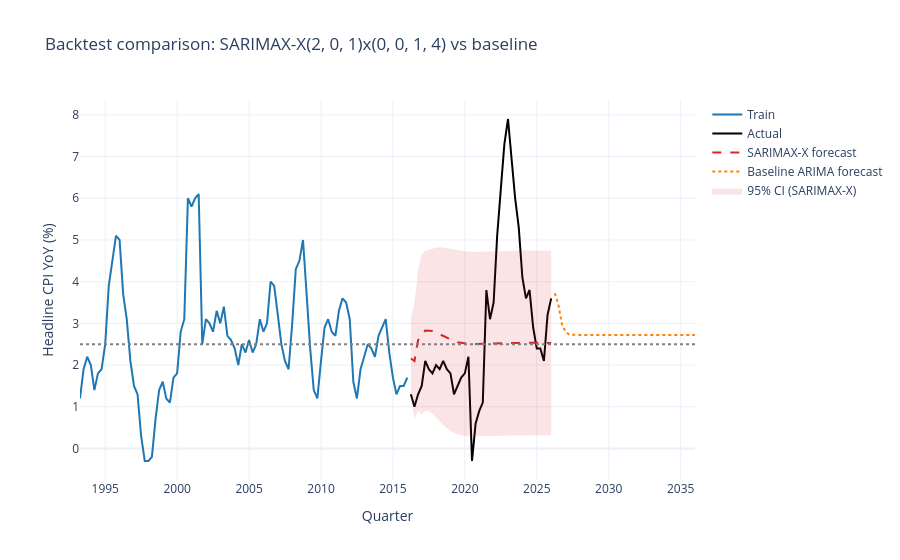

Notebook code for this chart:
### Markdown cell above
# SARIMAX-X with trimmed mean exogenous (robustness check)

Same target (`headline_yoy`), same training window (1993-Q1 to 2025-Q4), but adds **trimmed mean YoY** as an exogenous regressor. Economic logic: headline = underlying signal (trimmed mean) + transitory shocks (fuel, fresh food, regulated prices). Including trimmed mean explicitly should improve the near-term forecast.

For multi-step forecasting we need future trimmed-mean values. We forecast it with its own univariate ARIMA first, then feed those forecasts in as exogenous to the headline model.

**Sample note:** trimmed mean starts 1983, so the merged sample is unchanged from the ARIMA cells — 1993-Q1 onwards (n=132).

### Code cell
# ===== SARIMAX-X backtest: 1993-2015 train, 2016-2025 test =====

# Step 1 — forecast trimmed mean separately (small ARIMA, AIC-selected)
tm_train = df.loc[TRAIN_START:BACKTEST_END, 'trimmed_mean_yoy'].dropna()
tm_test  = df.loc['2016-01-01':CUTOFF, 'trimmed_mean_yoy'].dropna()

tm_results = []
for p, d, q in product(range(0, 3), range(0, 2), range(0, 3)):
    if p == 0 and q == 0: continue
    try:
        m = SARIMAX(tm_train, order=(p, d, q), seasonal_order=(0, 0, 1, 4),
                    enforce_stationarity=False, enforce_invertibility=False).fit(disp=False)
        tm_results.append({'order': (p, d, q), 'aic': m.aic})
    except Exception:
        continue
tm_best_order = pd.DataFrame(tm_results).sort_values('aic').iloc[0]['order']
print(f'Trimmed mean ARIMA: {tm_best_order}x(0,0,1,4)')

tm_model = SARIMAX(tm_train, order=tm_best_order, seasonal_order=(0, 0, 1, 4),
                   enforce_stationarity=False, enforce_invertibility=False).fit(disp=False)
tm_forecast = tm_model.get_forecast(steps=len(tm_test)).predicted_mean.values

# Step 2 — fit headline SARIMAX-X using actual trimmed mean as exog over training
hl_train = df.loc[TRAIN_START:BACKTEST_END, 'headline_yoy'].dropna()
hl_test  = df.loc['2016-01-01':CUTOFF, 'headline_yoy'].dropna()
exog_train = df.loc[hl_train.index, 'trimmed_mean_yoy'].values.reshape(-1, 1)

# Grid search over headline orders, trimmed mean is in exog
hlx_results = []
for p, d, q, P, D, Q in product(range(0, 3), range(0, 2), range(0, 3),
                                 range(0, 2), range(0, 2), range(0, 2)):
    if p == 0 and q == 0 and P == 0 and Q == 0: continue
    try:
        m = SARIMAX(hl_train, exog=exog_train, order=(p, d, q),
                    seasonal_order=(P, D, Q, 4),
                    enforce_stationarity=False, enforce_invertibility=False).fit(disp=False)
        hlx_results.append({'order': (p, d, q), 'seasonal': (P, D, Q, 4), 'aic': m.aic})
    except Exception:
        continue
hlx_df = pd.DataFrame(hlx_results).sort_values('aic').reset_index(drop=True)
print('\nTop 5 SARIMAX-X models by AIC:')
print(hlx_df.head().to_string(index=False))

best_x_order    = hlx_df.iloc[0]['order']
best_x_seasonal = hlx_df.iloc[0]['seasonal']

# Step 3 — refit best, forecast headline using forecasted trimmed mean as exog
best_x = SARIMAX(hl_train, exog=exog_train, order=best_x_order,
                 seasonal_order=best_x_seasonal,
                 enforce_stationarity=False, enforce_invertibility=False).fit(disp=False)

exog_test = tm_forecast.reshape(-1, 1)
fcx_obj = best_x.get_forecast(steps=len(hl_test), exog=exog_test)
fcx_mean = fcx_obj.predicted_mean
fcx_ci80 = fcx_obj.conf_int(alpha=0.20)
fcx_ci95 = fcx_obj.conf_int(alpha=0.05)

# Step 4 — metrics, compare to baseline ARIMA
actual = hl_test.values
predicted = fcx_mean.values
rmse_x = np.sqrt(np.mean((actual - predicted)**2))
mae_x  = np.mean(np.abs(actual - predicted))
print(f'\nSARIMAX-X backtest: RMSE={rmse_x:.3f} pp, MAE={mae_x:.3f} pp')
print(f'Baseline ARIMA:     RMSE={rmse:.3f} pp, MAE={mae:.3f} pp')
print(f'Improvement:        RMSE Δ={rmse - rmse_x:+.3f} pp, MAE Δ={mae - mae_x:+.3f} pp')

# Step 5 — overlay both backtests on one chart
fig_btx = go.Figure()
fig_btx.add_trace(go.Scatter(x=hl_train.index, y=hl_train.values, mode='lines',
                             name='Train', line=dict(color='#1f77b4')))
fig_btx.add_trace(go.Scatter(x=hl_test.index, y=hl_test.values, mode='lines',
                             name='Actual', line=dict(color='black', width=2)))
fig_btx.add_trace(go.Scatter(x=hl_test.index, y=predicted, mode='lines',
                             name='SARIMAX-X forecast',
                             line=dict(color='#d62728', dash='dash', width=2)))
fig_btx.add_trace(go.Scatter(x=fc_idx, y=fc_mean.values, mode='lines',
                             name='Baseline ARIMA forecast',
                             line=dict(color='#ff7f0e', dash='dot', width=2)))
fig_btx.add_trace(go.Scatter(x=list(hl_test.index) + list(hl_test.index[::-1]),
                             y=list(fcx_ci95.iloc[:, 1]) + list(fcx_ci95.iloc[::-1, 0]),
                             fill='toself', fillcolor='rgba(214,39,40,0.12)',
                             line=dict(width=0), name='95% CI (SARIMAX-X)'))
fig_btx.add_hline(y=2.5, line_dash='dot', line_color='grey')
fig_btx.update_layout(
    title=f'Backtest comparison: SARIMAX-X{best_x_order}x{best_x_seasonal} vs baseline',
    xaxis_title='Quarter', yaxis_title='Headline CPI YoY (%)',
    template='plotly_white', hovermode='x unified')
fig_btx.show()

### Figure 1 — Plotly figure (JSON) as saved in the notebook; plotly's stock layout.template omitted (floating-point values rounded to 4 significant figures)
{"data": [{"line": {"color": "#1f77b4"}, "mode": "lines", "name": "Train", "type": "scatter", "x": ["1993-03-31T00:00:00", "1993-06-30T00:00:00", "1993-09-30T00:00:00", "1993-12-31T00:00:00", "1994-03-31T00:00:00", "1994-06-30T00:00:00", "1994-09-30T00:00:00", "1994-12-31T00:00:00", "1995-03-31T00:00:00", "1995-06-30T00:00:00", "1995-09-30T00:00:00", "1995-12-31T00:00:00", "1996-03-31T00:00:00", "1996-06-30T00:00:00", "1996-09-30T00:00:00", "1996-12-31T00:00:00", "1997-03-31T00:00:00", "1997-06-30T00:00:00", "1997-09-30T00:00:00", "1997-12-31T00:00:00", "1998-03-31T00:00:00", "1998-06-30T00:00:00", "1998-09-30T00:00:00", "1998-12-31T00:00:00", "1999-03-31T00:00:00", "1999-06-30T00:00:00", "1999-09-30T00:00:00", "1999-12-31T00:00:00", "2000-03-31T00:00:00", "2000-06-30T00:00:00", "2000-09-30T00:00:00", "2000-12-31T00:00:00", "2001-03-31T00:00:00", "2001-06-30T00:00:00", "2001-09-30T00:00:00", "2001-12-31T00:00:00", "2002-03-31T00:00:00", "2002-06-30T00:00:00", "2002-09-30T00:00:00", "2002-12-31T00:00:00", "2003-03-31T00:00:00", "2003-06-30T00:00:00", "2003-09-30T00:00:00", "2003-12-31T00:00:00", "2004-03-31T00:00:00", "2004-06-30T00:00:00", "2004-09-30T00:00:00", "2004-12-31T00:00:00", "2005-03-31T00:00:00", "2005-06-30T00:00:00", "2005-09-30T00:00:00", "2005-12-31T00:00:00", "2006-03-31T00:00:00", "2006-06-30T00:00:00", "2006-09-30T00:00:00", "2006-12-31T00:00:00", "2007-03-31T00:00:00", "2007-06-30T00:00:00", "2007-09-30T00:00:00", "2007-12-31T00:00:00", "2008-03-31T00:00:00", "2008-06-30T00:00:00", "2008-09-30T00:00:00", "2008-12-31T00:00:00", "2009-03-31T00:00:00", "2009-06-30T00:00:00", "2009-09-30T00:00:00", "2009-12-31T00:00:00", "2010-03-31T00:00:00", "2010-06-30T00:00:00", "2010-09-30T00:00:00", "2010-12-31T00:00:00", "2011-03-31T00:00:00", "2011-06-30T00:00:00", "2011-09-30T00:00:00", "2011-12-31T00:00:00", "2012-03-31T00:00:00", "2012-06-30T00:00:00", "2012-09-30T00:00:00", "2012-12-31T00:00:00", "2013-03-31T00:00:00", "2013-06-30T00:00:00", "2013-09-30T00:00:00", "2013-12-31T00:00:00", "2014-03-31T00:00:00", "2014-06-30T00:00:00", "2014-09-30T00:00:00", "2014-12-31T00:00:00", "2015-03-31T00:00:00", "2015-06-30T00:00:00", "2015-09-30T00:00:00", "2015-12-31T00:00:00"], "y": [1.2, 1.9, 2.2, 2, 1.4, 1.8, 1.9, 2.5, 3.9, 4.5, 5.1, 5, 3.7, 3.1, 2.1, 1.5, 1.3, 0.3, -0.3, -0.3, -0.2, 0.7, 1.4, 1.6, 1.2, 1.1, 1.7, 1.8, 2.8, 3.1, 6, 5.8, 6, 6.1, 2.5, 3.1, 3, 2.8, 3.3, 3, 3.4, 2.7, 2.6, 2.4, 2, 2.5, 2.3, 2.6, 2.3, 2.5, 3.1, 2.8, 3, 4, 3.9, 3.2, 2.5, 2.1, 1.9, 3, 4.3, 4.5, 5, 3.7, 2.4, 1.4, 1.2, 2.1, 2.9, 3.1, 2.8, 2.7, 3.3, 3.6, 3.5, 3.1, 1.6, 1.2, 1.9, 2.2, 2.5, 2.4, 2.2, 2.7, 2.9, 3.1, 2.3, 1.7, 1.3, 1.5, 1.5, 1.7]}, {"line": {"color": "black", "width": 2}, "mode": "lines", "name": "Actual", "type": "scatter", "x": ["2016-03-31T00:00:00", "2016-06-30T00:00:00", "2016-09-30T00:00:00", "2016-12-31T00:00:00", "2017-03-31T00:00:00", "2017-06-30T00:00:00", "2017-09-30T00:00:00", "2017-12-31T00:00:00", "2018-03-31T00:00:00", "2018-06-30T00:00:00", "2018-09-30T00:00:00", "2018-12-31T00:00:00", "2019-03-31T00:00:00", "2019-06-30T00:00:00", "2019-09-30T00:00:00", "2019-12-31T00:00:00", "2020-03-31T00:00:00", "2020-06-30T00:00:00", "2020-09-30T00:00:00", "2020-12-31T00:00:00", "2021-03-31T00:00:00", "2021-06-30T00:00:00", "2021-09-30T00:00:00", "2021-12-31T00:00:00", "2022-03-31T00:00:00", "2022-06-30T00:00:00", "2022-09-30T00:00:00", "2022-12-31T00:00:00", "2023-03-31T00:00:00", "2023-06-30T00:00:00", "2023-09-30T00:00:00", "2023-12-31T00:00:00", "2024-03-31T00:00:00", "2024-06-30T00:00:00", "2024-09-30T00:00:00", "2024-12-31T00:00:00", "2025-03-31T00:00:00", "2025-06-30T00:00:00", "2025-09-30T00:00:00", "2025-12-31T00:00:00"], "y": [1.3, 1, 1.3, 1.5, 2.1, 1.9, 1.8, 2, 1.9, 2.1, 1.9, 1.8, 1.3, 1.5, 1.7, 1.8, 2.2, -0.3, 0.6, 0.9, 1.1, 3.8, 3.1, 3.5, 5.1, 6.2, 7.3, 7.9, 7, 6, 5.3, 4.1, 3.6, 3.8, 2.9, 2.4, 2.4, 2.1, 3.2, 3.6]}, {"line": {"color": "#d62728", "dash": "dash", "width": 2}, "mode": "lines", "name": "SARIMAX-X forecast", "type": "scatter", "x": ["2016-03-31T00:00:00", "2016-06-30T00:00:00", "2016-09-30T00:00:00", "2016-12-31T00:00:00", "2017-03-31T00:00:00", "2017-06-30T00:00:00", "2017-09-30T00:00:00", "2017-12-31T00:00:00", "2018-03-31T00:00:00", "2018-06-30T00:00:00", "2018-09-30T00:00:00", "2018-12-31T00:00:00", "2019-03-31T00:00:00", "2019-06-30T00:00:00", "2019-09-30T00:00:00", "2019-12-31T00:00:00", "2020-03-31T00:00:00", "2020-06-30T00:00:00", "2020-09-30T00:00:00", "2020-12-31T00:00:00", "2021-03-31T00:00:00", "2021-06-30T00:00:00", "2021-09-30T00:00:00", "2021-12-31T00:00:00", "2022-03-31T00:00:00", "2022-06-30T00:00:00", "2022-09-30T00:00:00", "2022-12-31T00:00:00", "2023-03-31T00:00:00", "2023-06-30T00:00:00", "2023-09-30T00:00:00", "2023-12-31T00:00:00", "2024-03-31T00:00:00", "2024-06-30T00:00:00", "2024-09-30T00:00:00", "2024-12-31T00:00:00", "2025-03-31T00:00:00", "2025-06-30T00:00:00", "2025-09-30T00:00:00", "2025-12-31T00:00:00"], "y": [2.158, 2.098, 2.597, 2.733, 2.827, 2.831, 2.819, 2.783, 2.739, 2.692, 2.647, 2.608, 2.574, 2.548, 2.528, 2.514, 2.506, 2.502, 2.501, 2.502, 2.505, 2.509, 2.513, 2.517, 2.521, 2.524, 2.527, 2.529, 2.531, 2.532, 2.533, 2.533, 2.533, 2.533, 2.533, 2.533, 2.533, 2.532, 2.532, 2.532]}, {"line": {"color": "#ff7f0e", "dash": "dot", "width": 2}, "mode": "lines", "name": "Baseline ARIMA forecast", "type": "scatter", "x": ["2026-03-31T00:00:00", "2026-06-30T00:00:00", "2026-09-30T00:00:00", "2026-12-31T00:00:00", "2027-03-31T00:00:00", "2027-06-30T00:00:00", "2027-09-30T00:00:00", "2027-12-31T00:00:00", "2028-03-31T00:00:00", "2028-06-30T00:00:00", "2028-09-30T00:00:00", "2028-12-31T00:00:00", "2029-03-31T00:00:00", "2029-06-30T00:00:00", "2029-09-30T00:00:00", "2029-12-31T00:00:00", "2030-03-31T00:00:00", "2030-06-30T00:00:00", "2030-09-30T00:00:00", "2030-12-31T00:00:00", "2031-03-31T00:00:00", "2031-06-30T00:00:00", "2031-09-30T00:00:00", "2031-12-31T00:00:00", "2032-03-31T00:00:00", "2032-06-30T00:00:00", "2032-09-30T00:00:00", "2032-12-31T00:00:00", "2033-03-31T00:00:00", "2033-06-30T00:00:00", "2033-09-30T00:00:00", "2033-12-31T00:00:00", "2034-03-31T00:00:00", "2034-06-30T00:00:00", "2034-09-30T00:00:00", "2034-12-31T00:00:00", "2035-03-31T00:00:00", "2035-06-30T00:00:00", "2035-09-30T00:00:00", "2035-12-31T00:00:00"], "y": [3.722, 3.469, 2.979, 2.8, 2.73, 2.724, 2.724, 2.724, 2.724, 2.724, 2.724, 2.724, 2.724, 2.724, 2.724, 2.724, 2.724, 2.724, 2.724, 2.724, 2.724, 2.724, 2.724, 2.724, 2.724, 2.724, 2.724, 2.724, 2.724, 2.724, 2.724, 2.724, 2.724, 2.724, 2.724, 2.724, 2.724, 2.724, 2.724, 2.724]}, {"fill": "toself", "fillcolor": "rgba(214,39,40,0.12)", "line": {"width": 0}, "name": "95% CI (SARIMAX-X)", "type": "scatter", "x": ["2016-03-31T00:00:00", "2016-06-30T00:00:00", "2016-09-30T00:00:00", "2016-12-31T00:00:00", "2017-03-31T00:00:00", "2017-06-30T00:00:00", "2017-09-30T00:00:00", "2017-12-31T00:00:00", "2018-03-31T00:00:00", "2018-06-30T00:00:00", "2018-09-30T00:00:00", "2018-12-31T00:00:00", "2019-03-31T00:00:00", "2019-06-30T00:00:00", "2019-09-30T00:00:00", "2019-12-31T00:00:00", "2020-03-31T00:00:00", "2020-06-30T00:00:00", "2020-09-30T00:00:00", "2020-12-31T00:00:00", "2021-03-31T00:00:00", "2021-06-30T00:00:00", "2021-09-30T00:00:00", "2021-12-31T00:00:00", "2022-03-31T00:00:00", "2022-06-30T00:00:00", "2022-09-30T00:00:00", "2022-12-31T00:00:00", "2023-03-31T00:00:00", "2023-06-30T00:00:00", "2023-09-30T00:00:00", "2023-12-31T00:00:00", "2024-03-31T00:00:00", "2024-06-30T00:00:00", "2024-09-30T00:00:00", "2024-12-31T00:00:00", "2025-03-31T00:00:00", "2025-06-30T00:00:00", "2025-09-30T00:00:00", "2025-12-31T00:00:00", "2025-12-31T00:00:00", "2025-09-30T00:00:00", "2025-06-30T00:00:00", "2025-03-31T00:00:00", "2024-12-31T00:00:00", "2024-09-30T00:00:00", "2024-06-30T00:00:00", "2024-03-31T00:00:00", "2023-12-31T00:00:00", "2023-09-30T00:00:00", "2023-06-30T00:00:00", "2023-03-31T00:00:00", "2022-12-31T00:00:00", "2022-09-30T00:00:00", "2022-06-30T00:00:00", "2022-03-31T00:00:00", "2021-12-31T00:00:00", "2021-09-30T00:00:00", "2021-06-30T00:00:00", "2021-03-31T00:00:00", "2020-12-31T00:00:00", "2020-09-30T00:00:00", "2020-06-30T00:00:00", "2020-03-31T00:00:00", "2019-12-31T00:00:00", "2019-09-30T00:00:00", "2019-06-30T00:00:00", "2019-03-31T00:00:00", "2018-12-31T00:00:00", "2018-09-30T00:00:00", "2018-06-30T00:00:00", "2018-03-31T00:00:00", "2017-12-31T00:00:00", "2017-09-30T00:00:00", "2017-06-30T00:00:00", "2017-03-31T00:00:00", "2016-12-31T00:00:00", "2016-09-30T00:00:00", "2016-06-30T00:00:00", "2016-03-31T00:00:00"], "y": [3.112, 3.484, 4.292, 4.646, 4.744, 4.771, 4.801, 4.816, 4.823, 4.819, 4.807, 4.791, 4.772, 4.754, 4.739, 4.727, 4.719, 4.715, 4.714, 4.715, 4.718, 4.722, 4.727, 4.731, 4.735, 4.738, 4.741, 4.743, 4.745, 4.746, 4.747, 4.748, 4.748, 4.748, 4.748, 4.747, 4.747, 4.747, 4.747, 4.746, 0.3174, 0.3176, 0.3179, 0.3182, 0.3185, 0.3187, 0.3189, 0.3189, 0.3187, 0.3183, 0.3175, 0.3163, 0.3146, 0.3124, 0.3097, 0.3065, 0.3028, 0.299, 0.2951, 0.2916, 0.2889, 0.2876, 0.2886, 0.293, 0.302, 0.3175, 0.3416, 0.3766, 0.4246, 0.4875, 0.5652, 0.6552, 0.7493, 0.8373, 0.8914, 0.9109, 0.8194, 0.9015, 0.7108, 1.204]}], "layout": {"hovermode": "x unified", "shapes": [{"line": {"color": "grey", "dash": "dot"}, "type": "line", "x0": 0, "x1": 1, "xref": "x domain", "y0": 2.5, "y1": 2.5, "yref": "y"}], "title": {"text": "Backtest comparison: SARIMAX-X(2, 0, 1)x(0, 0, 1, 4) vs baseline"}, "xaxis": {"title": {"text": "Quarter"}}, "yaxis": {"title": {"text": "Headline CPI YoY (%)"}}}}
